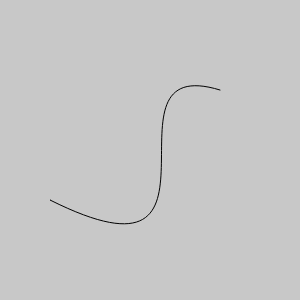
Frame 1 (no input)
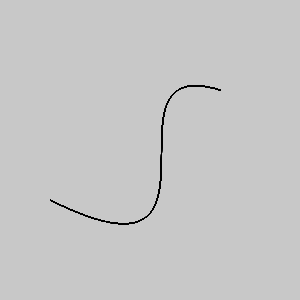
Frame 60 (no input)
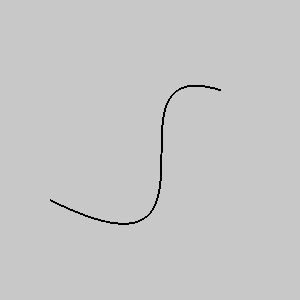
Frame 120 (the mouse pressed at the canvas centre since frame 60)

The p5.js sketch that drew these frames (run headless with seeded random() and noise() and a simulated clock; from frame 60 on, the mouse is pressed at the canvas centre):

// p5.js sketch
// ── sketch.js
function setup() {
	createCanvas(300, 300);
	background(200);
}
function draw() {
	noFill();
	bezier(50, 200, 250, 300, 90, 50, 220, 90);
}
